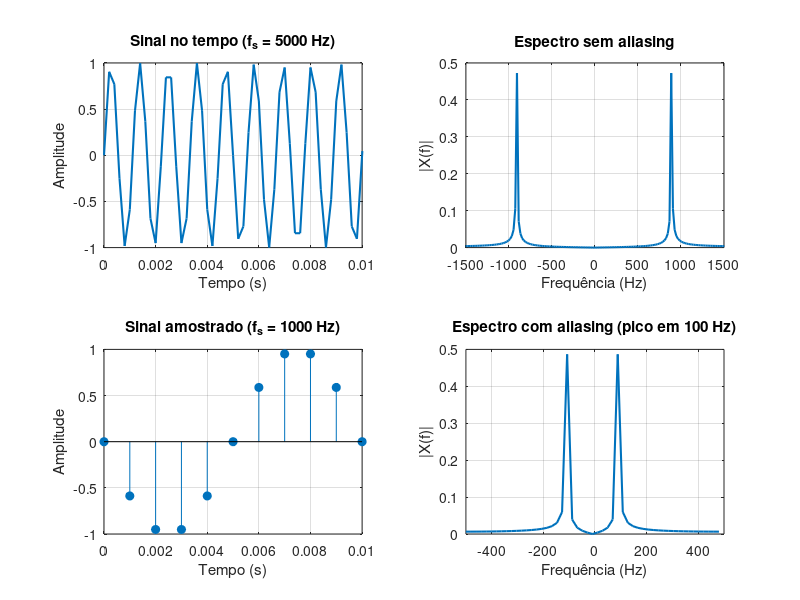

This chart was generated by the following MATLAB code: (Note: this script raises an error after producing the figure.)
% ----------------------------
% Parâmetros do sinal
% ----------------------------
f0 = 900;        % Frequência do sinal (Hz)
T  = 0.05;       % Duração do sinal (s)

% Taxas de amostragem
fs1 = 5000;      % Taxa adequada (sem aliasing)
fs2 = 1000;      % Taxa reduzida (com aliasing)

% ----------------------------
% Geração do sinal - Caso 1
% ----------------------------
t1 = 0:1/fs1:T;
x1 = sin(2*pi*f0*t1);

% FFT
N1 = length(x1);
X1 = fftshift(abs(fft(x1))/N1);
f1 = (-N1/2:N1/2-1)*(fs1/N1);

% ----------------------------
% Geração do sinal - Caso 2
% ----------------------------
t2 = 0:1/fs2:T;
x2 = sin(2*pi*f0*t2);

% FFT
N2 = length(x2);
X2 = fftshift(abs(fft(x2))/N2);
f2 = (-N2/2:N2/2-1)*(fs2/N2);

% Frequência de alias teórica
f_alias = abs(f0 - round(f0/fs2)*fs2);

fprintf('Frequência original: %.1f Hz\n', f0);
fprintf('Taxa de amostragem reduzida: %.1f Hz\n', fs2);
fprintf('Frequência observada por aliasing: %.1f Hz\n', f_alias);

% ============================================================
% PLOTAGEM
% ============================================================
figure('Name','Aliasing em Sinal Senoidal','NumberTitle','off');

% Sinal no tempo (alta taxa)
subplot(2,2,1);
plot(t1, x1, 'LineWidth', 1.5);
grid on;
title(['Sinal no tempo (f_s = ', num2str(fs1), ' Hz)']);
xlabel('Tempo (s)');
ylabel('Amplitude');
xlim([0 0.01]);

% Espectro (alta taxa)
subplot(2,2,2);
plot(f1, X1, 'LineWidth', 1.5);
grid on;
title('Espectro sem aliasing');
xlabel('Frequência (Hz)');
ylabel('|X(f)|');
xlim([-1500 1500]);

% Sinal no tempo (baixa taxa)
subplot(2,2,3);
stem(t2, x2, 'filled');
grid on;
title(['Sinal amostrado (f_s = ', num2str(fs2), ' Hz)']);
xlabel('Tempo (s)');
ylabel('Amplitude');
xlim([0 0.01]);

% Espectro (baixa taxa)
subplot(2,2,4);
plot(f2, X2, 'LineWidth', 1.5);
grid on;
title(['Espectro com aliasing (pico em ', num2str(f_alias), ' Hz)']);
xlabel('Frequência (Hz)');
ylabel('|X(f)|');
xlim([-500 500]);

sgtitle('Demonstração do Fenômeno de Aliasing');
